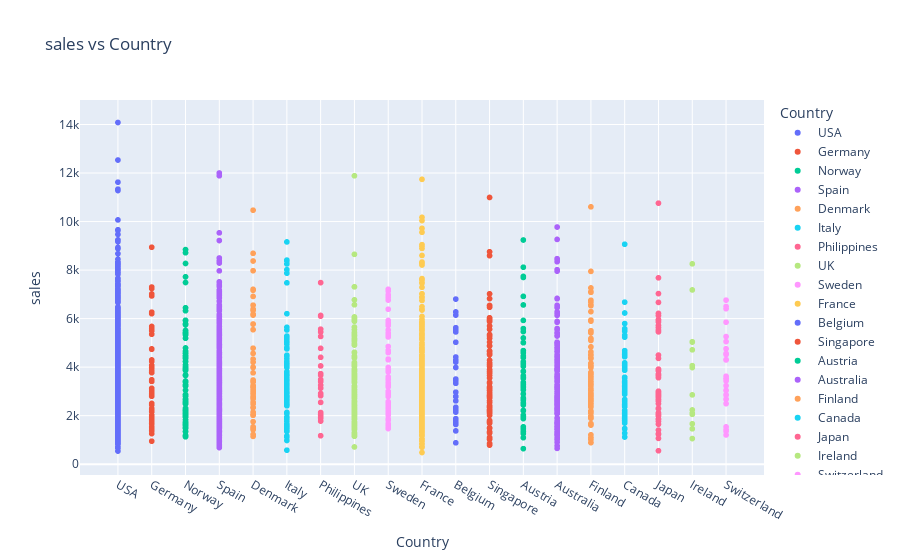

The code cell stored with this chart in its notebook:
### Code cell
import plotly.express as px

# Create a scatter plot with 'country' as the color grouping
fig = px.scatter(
    df,
    x='country', 
    y='sales',
    title="sales vs Country",
    labels={'country': 'Country', 'sales': 'sales'},
    color='country'  # This assigns different colors to each country
)

# Show the interactive plot
fig.show()

### Figure 1 — Plotly figure (JSON) as saved in the notebook; plotly's stock layout.template omitted (floating-point values rounded to 4 significant figures; data arrays with more than 128 entries replaced by an {"elided": "..."} marker saying what was removed)
{"data": [{"hovertemplate": "Country=%{x}<br>sales=%{y}<extra></extra>", "legendgroup": "USA", "marker": {"color": "#636efa", "symbol": "circle"}, "mode": "markers", "name": "USA", "showlegend": true, "type": "scattergl", "x": {"elided": "1004 str values"}, "xaxis": "x", "y": {"elided": "1004 float values"}, "yaxis": "y"}, {"hovertemplate": "Country=%{x}<br>sales=%{y}<extra></extra>", "legendgroup": "Germany", "marker": {"color": "#EF553B", "symbol": "circle"}, "mode": "markers", "name": "Germany", "showlegend": true, "type": "scattergl", "x": ["Germany", "Germany", "Germany", "Germany", "Germany", "Germany", "Germany", "Germany", "Germany", "Germany", "Germany", "Germany", "Germany", "Germany", "Germany", "Germany", "Germany", "Germany", "Germany", "Germany", "Germany", "Germany", "Germany", "Germany", "Germany", "Germany", "Germany", "Germany", "Germany", "Germany", "Germany", "Germany", "Germany", "Germany", "Germany", "Germany", "Germany", "Germany", "Germany", "Germany", "Germany", "Germany", "Germany", "Germany", "Germany", "Germany", "Germany", "Germany", "Germany", "Germany", "Germany", "Germany", "Germany", "Germany", "Germany", "Germany", "Germany", "Germany", "Germany", "Germany", "Germany", "Germany"], "xaxis": "x", "y": [3773.0, 2473.0, 1404, 3782, 3788.0, 2808.0, 3985.0, 1822.0, 5522.0, 1685.0, 3786.0, 3861.0, 5590, 2880.0, 3841.0, 1939.0, 3415.0, 3416.0, 2917.0, 4238.0, 3128.0, 7016.0, 2242.0, 7238.0, 2801.0, 4737.0, 1956.0, 3975.0, 7301.0, 1259.0, 4297.0, 1778.0, 2441.0, 4071.0, 2293.0, 5677.0, 1496.0, 1672.0, 949.0, 3478.0, 1863.0, 2023.0, 1697.0, 3448.0, 6232.0, 8941.0, 1383.0, 5498.0, 1833.0, 2505.0, 3100.0, 2164.0, 6935.0, 3989.0, 6266.0, 2171.0, 4753.0, 5357.0, 2820.0, 1550.0, 6203.0, 3012.0], "yaxis": "y"}, {"hovertemplate": "Country=%{x}<br>sales=%{y}<extra></extra>", "legendgroup": "Norway", "marker": {"color": "#00cc96", "symbol": "circle"}, "mode": "markers", "name": "Norway", "showlegend": true, "type": "scattergl", "x": ["Norway", "Norway", "Norway", "Norway", "Norway", "Norway", "Norway", "Norway", "Norway", "Norway", "Norway", "Norway", "Norway", "Norway", "Norway", "Norway", "Norway", "Norway", "Norway", "Norway", "Norway", "Norway", "Norway", "Norway", "Norway", "Norway", "Norway", "Norway", "Norway", "Norway", "Norway", "Norway", "Norway", "Norway", "Norway", "Norway", "Norway", "Norway", "Norway", "Norway", "Norway", "Norway", "Norway", "Norway", "Norway", "Norway", "Norway", "Norway", "Norway", "Norway", "Norway", "Norway", "Norway", "Norway", "Norway", "Norway", "Norway", "Norway", "Norway", "Norway", "Norway", "Norway", "Norway", "Norway", "Norway", "Norway", "Norway", "Norway", "Norway", "Norway", "Norway", "Norway", "Norway", "Norway", "Norway", "Norway", "Norway", "Norway", "Norway", "Norway", "Norway", "Norway", "Norway", "Norway", "Norway"], "xaxis": "x", "y": [3680.0, 1190.0, 3224.0, 5398.0, 4228.0, 4461.0, 3403.0, 3395.0, 1939.0, 3920, 5405.0, 2243.0, 2540.0, 2011.0, 2873, 4792.0, 1945.0, 2120.0, 1129.0, 3425.0, 3223.0, 6447.0, 7488.0, 5918.0, 4012.0, 1649.0, 7724.0, 1475.0, 1830.0, 5436.0, 3885.0, 5785.0, 3286.0, 5418.0, 6325.0, 1579.0, 3862.0, 1626.0, 4477.0, 2861.0, 1507.0, 5411.0, 1628, 3395.0, 2485.0, 5512.0, 2536.0, 8715.0, 3661.0, 2093.0, 3656, 4351.0, 3957.0, 2226.0, 1491, 2311.0, 4093, 1714.0, 1995.0, 1740, 4577.0, 2061.0, 1175.0, 5748.0, 2220.0, 2795.0, 1346.0, 4568.0, 8272.0, 2177.0, 2483.0, 1346.0, 4235, 4660.0, 4394.0, 2651.0, 2584.0, 5377.0, 8844.0, 5190.0, 5326.0, 3052.0, 5933.0, 2688, 1659.0], "yaxis": "y"}, {"hovertemplate": "Country=%{x}<br>sales=%{y}<extra></extra>", "legendgroup": "Spain", "marker": {"color": "#ab63fa", "symbol": "circle"}, "mode": "markers", "name": "Spain", "showlegend": true, "type": "scattergl", "x": {"elided": "342 str values"}, "xaxis": "x", "y": {"elided": "342 float values"}, "yaxis": "y"}, {"hovertemplate": "Country=%{x}<br>sales=%{y}<extra></extra>", "legendgroup": "Denmark", "marker": {"color": "#FFA15A", "symbol": "circle"}, "mode": "markers", "name": "Denmark", "showlegend": true, "type": "scattergl", "x": ["Denmark", "Denmark", "Denmark", "Denmark", "Denmark", "Denmark", "Denmark", "Denmark", "Denmark", "Denmark", "Denmark", "Denmark", "Denmark", "Denmark", "Denmark", "Denmark", "Denmark", "Denmark", "Denmark", "Denmark", "Denmark", "Denmark", "Denmark", "Denmark", "Denmark", "Denmark", "Denmark", "Denmark", "Denmark", "Denmark", "Denmark", "Denmark", "Denmark", "Denmark", "Denmark", "Denmark", "Denmark", "Denmark", "Denmark", "Denmark", "Denmark", "Denmark", "Denmark", "Denmark", "Denmark", "Denmark", "Denmark", "Denmark", "Denmark", "Denmark", "Denmark", "Denmark", "Denmark", "Denmark", "Denmark", "Denmark", "Denmark", "Denmark", "Denmark", "Denmark", "Denmark", "Denmark", "Denmark"], "xaxis": "x", "y": [3984.0, 7208, 2039.0, 3194.0, 2897.0, 3164.0, 2556.0, 1420.0, 6341.0, 3382.0, 3065.0, 2034.0, 4330.0, 4566.0, 8690.0, 2014.0, 2760.0, 2145.0, 1541, 2692.0, 3148.0, 1227.0, 6154.0, 3188.0, 5544, 6145.0, 3765.0, 3167.0, 2935.0, 5775.0, 1484.0, 6554.0, 3000.0, 2063.0, 6351.0, 1501.0, 3249.0, 2732.0, 1753.0, 2482.0, 6914.0, 7975.0, 6394.0, 2337.0, 4207.0, 2327.0, 4000.0, 2340.0, 3403.0, 5776.0, 6186.0, 1448.0, 2023.0, 3440, 3205.0, 3209.0, 1146.0, 2805.0, 3469.0, 4782.0, 10470.0, 7169.0, 8375.0], "yaxis": "y"}, {"hovertemplate": "Country=%{x}<br>sales=%{y}<extra></extra>", "legendgroup": "Italy", "marker": {"color": "#19d3f3", "symbol": "circle"}, "mode": "markers", "name": "Italy", "showlegend": true, "type": "scattergl", "x": ["Italy", "Italy", "Italy", "Italy", "Italy", "Italy", "Italy", "Italy", "Italy", "Italy", "Italy", "Italy", "Italy", "Italy", "Italy", "Italy", "Italy", "Italy", "Italy", "Italy", "Italy", "Italy", "Italy", "Italy", "Italy", "Italy", "Italy", "Italy", "Italy", "Italy", "Italy", "Italy", "Italy", "Italy", "Italy", "Italy", "Italy", "Italy", "Italy", "Italy", "Italy", "Italy", "Italy", "Italy", "Italy", "Italy", "Italy", "Italy", "Italy", "Italy", "Italy", "Italy", "Italy", "Italy", "Italy", "Italy", "Italy", "Italy", "Italy", "Italy", "Italy", "Italy", "Italy", "Italy", "Italy", "Italy", "Italy", "Italy", "Italy", "Italy", "Italy", "Italy", "Italy", "Italy", "Italy", "Italy", "Italy", "Italy", "Italy", "Italy", "Italy", "Italy", "Italy", "Italy", "Italy", "Italy", "Italy", "Italy", "Italy", "Italy", "Italy", "Italy", "Italy", "Italy", "Italy", "Italy", "Italy", "Italy", "Italy", "Italy", "Italy", "Italy", "Italy", "Italy", "Italy", "Italy", "Italy", "Italy", "Italy", "Italy", "Italy", "Italy", "Italy"], "xaxis": "x", "y": [3987.0, 3073.0, 1658.0, 2482.0, 2406.0, 1566.0, 3313.0, 3274.0, 3763.0, 2949.0, 3242.0, 5279.0, 3659.0, 1631.0, 2527.0, 3177.0, 4775.0, 3421.0, 2759.0, 1504.0, 2571.0, 2762.0, 2122.0, 5036.0, 3453.0, 1113.0, 977.4, 4493.0, 1163.0, 1495.0, 3509.0, 1585.0, 2807.0, 2728.0, 7872.0, 7474.0, 8379.0, 2449.0, 5532.0, 1408, 2916.0, 1857.0, 3115.0, 3668.0, 1352.0, 5197.0, 2825.0, 5035.0, 6203.0, 2527.0, 4813.0, 1374.0, 2932.0, 2465.0, 4468.0, 2455.0, 2935.0, 9160.0, 2681.0, 2800.0, 8015.0, 5126.0, 3006.0, 2955.0, 1657.0, 3474.0, 1557.0, 5240.0, 4455, 2137.0, 577.6, 4751.0, 1381.0, 1574, 3669.0, 3704.0, 1922.0, 2942.0, 4946.0, 2819.0, 2085.0, 2418.0, 8253, 8412.0, 4242.0, 2828.0, 1460.0, 2675.0, 2617.0, 1948.0, 3815.0, 1766.0, 2762.0, 4157.0, 4022.0, 4072.0, 3349.0, 2112, 4114.0, 2803.0, 4765.0, 5643.0, 1483.0, 3582.0, 4166.0, 1592.0, 1921.0, 2101.0, 2621.0, 2457.0, 2674.0, 1351.0, 4352.0], "yaxis": "y"}, {"hovertemplate": "Country=%{x}<br>sales=%{y}<extra></extra>", "legendgroup": "Philippines", "marker": {"color": "#FF6692", "symbol": "circle"}, "mode": "markers", "name": "Philippines", "showlegend": true, "type": "scattergl", "x": ["Philippines", "Philippines", "Philippines", "Philippines", "Philippines", "Philippines", "Philippines", "Philippines", "Philippines", "Philippines", "Philippines", "Philippines", "Philippines", "Philippines", "Philippines", "Philippines", "Philippines", "Philippines", "Philippines", "Philippines", "Philippines", "Philippines", "Philippines", "Philippines", "Philippines", "Philippines"], "xaxis": "x", "y": [5449.0, 3131.0, 3731.0, 6130.0, 1892.0, 5265.0, 3486.0, 4050.0, 1777.0, 2130.0, 5565.0, 2914.0, 1173.0, 2822.0, 2060.0, 3670.0, 4775.0, 2547.0, 2846.0, 7484.0, 3255.0, 1935.0, 3403.0, 2019.0, 4405.0, 6101], "yaxis": "y"}, {"hovertemplate": "Country=%{x}<br>sales=%{y}<extra></extra>", "legendgroup": "UK", "marker": {"color": "#B6E880", "symbol": "circle"}, "mode": "markers", "name": "UK", "showlegend": true, "type": "scattergl", "x": {"elided": "144 str values"}, "xaxis": "x", "y": {"elided": "144 float values"}, "yaxis": "y"}, {"hovertemplate": "Country=%{x}<br>sales=%{y}<extra></extra>", "legendgroup": "Sweden", "marker": {"color": "#FF97FF", "symbol": "circle"}, "mode": "markers", "name": "Sweden", "showlegend": true, "type": "scattergl", "x": ["Sweden", "Sweden", "Sweden", "Sweden", "Sweden", "Sweden", "Sweden", "Sweden", "Sweden", "Sweden", "Sweden", "Sweden", "Sweden", "Sweden", "Sweden", "Sweden", "Sweden", "Sweden", "Sweden", "Sweden", "Sweden", "Sweden", "Sweden", "Sweden", "Sweden", "Sweden", "Sweden", "Sweden", "Sweden", "Sweden", "Sweden", "Sweden", "Sweden", "Sweden", "Sweden", "Sweden", "Sweden", "Sweden", "Sweden", "Sweden", "Sweden", "Sweden", "Sweden", "Sweden", "Sweden", "Sweden", "Sweden", "Sweden", "Sweden", "Sweden", "Sweden", "Sweden", "Sweden", "Sweden", "Sweden", "Sweden", "Sweden"], "xaxis": "x", "y": [7209.0, 2540.0, 5764.0, 1467.0, 2020.0, 1668.0, 2940.0, 3600.0, 3364.0, 2432.0, 5924.0, 3225.0, 1593.0, 3240.0, 2813.0, 3003, 1846.0, 3812.0, 5398.0, 1501.0, 2179.0, 3856.0, 5289.0, 3257.0, 2296, 6388.0, 1503.0, 4688.0, 7136.0, 5714.0, 2866.0, 1872.0, 4850.0, 1592.0, 6876.0, 2790.0, 3491, 2340, 1845, 3520.0, 4333.0, 4300.0, 3808.0, 2087.0, 3188.0, 2879.0, 6763.0, 5528.0, 5815.0, 4598.0, 3989.0, 3882.0, 2575.0, 6981, 1810.0, 2529.0, 5244.0], "yaxis": "y"}, {"hovertemplate": "Country=%{x}<br>sales=%{y}<extra></extra>", "legendgroup": "France", "marker": {"color": "#FECB52", "symbol": "circle"}, "mode": "markers", "name": "France", "showlegend": true, "type": "scattergl", "x": {"elided": "314 str values"}, "xaxis": "x", "y": {"elided": "314 float values"}, "yaxis": "y"}, {"hovertemplate": "Country=%{x}<br>sales=%{y}<extra></extra>", "legendgroup": "Belgium", "marker": {"color": "#636efa", "symbol": "circle"}, "mode": "markers", "name": "Belgium", "showlegend": true, "type": "scattergl", "x": ["Belgium", "Belgium", "Belgium", "Belgium", "Belgium", "Belgium", "Belgium", "Belgium", "Belgium", "Belgium", "Belgium", "Belgium", "Belgium", "Belgium", "Belgium", "Belgium", "Belgium", "Belgium", "Belgium", "Belgium", "Belgium", "Belgium", "Belgium", "Belgium", "Belgium", "Belgium", "Belgium", "Belgium", "Belgium", "Belgium", "Belgium", "Belgium", "Belgium"], "xaxis": "x", "y": [1711.0, 1637.0, 6805.0, 3492.0, 4417.0, 2231, 1855.0, 4288.0, 3334.0, 3985.0, 3509.0, 2611.0, 2796.0, 1372.0, 3446, 2969.0, 1697.0, 2785.0, 2346.0, 5026.0, 2146.0, 5451.0, 5625.0, 5526.0, 2312.0, 6276.0, 6145.0, 4208.0, 881.4, 1781.0, 1665.0, 2209.0, 1875.0], "yaxis": "y"}, {"hovertemplate": "Country=%{x}<br>sales=%{y}<extra></extra>", "legendgroup": "Singapore", "marker": {"color": "#EF553B", "symbol": "circle"}, "mode": "markers", "name": "Singapore", "showlegend": true, "type": "scattergl", "x": ["Singapore", "Singapore", "Singapore", "Singapore", "Singapore", "Singapore", "Singapore", "Singapore", "Singapore", "Singapore", "Singapore", "Singapore", "Singapore", "Singapore", "Singapore", "Singapore", "Singapore", "Singapore", "Singapore", "Singapore", "Singapore", "Singapore", "Singapore", "Singapore", "Singapore", "Singapore", "Singapore", "Singapore", "Singapore", "Singapore", "Singapore", "Singapore", "Singapore", "Singapore", "Singapore", "Singapore", "Singapore", "Singapore", "Singapore", "Singapore", "Singapore", "Singapore", "Singapore", "Singapore", "Singapore", "Singapore", "Singapore", "Singapore", "Singapore", "Singapore", "Singapore", "Singapore", "Singapore", "Singapore", "Singapore", "Singapore", "Singapore", "Singapore", "Singapore", "Singapore", "Singapore", "Singapore", "Singapore", "Singapore", "Singapore", "Singapore", "Singapore", "Singapore", "Singapore", "Singapore", "Singapore", "Singapore", "Singapore", "Singapore", "Singapore", "Singapore", "Singapore", "Singapore", "Singapore"], "xaxis": "x", "y": [3754.0, 2184, 5190.0, 2241.0, 3551.0, 3028.0, 2012.0, 5938.0, 6034.0, 5912.0, 1033.0, 2781.0, 3191.0, 6467.0, 2104, 2851.0, 4100.0, 1283.0, 4641, 10990.0, 4285.0, 2804.0, 1499.0, 5344.0, 5559.0, 8595.0, 4880.0, 2538.0, 3338.0, 2351.0, 2385.0, 1734, 4556.0, 5033.0, 6826.0, 859.1, 2208.0, 5984.0, 8755.0, 4662.0, 2204.0, 3149.0, 2148.0, 2245.0, 7020.0, 4509.0, 2728, 2420.0, 1311.0, 3055.0, 5698.0, 6541.0, 1030.0, 1753.0, 3380.0, 3658.0, 5286.0, 1477.0, 3901.0, 4033.0, 4667.0, 3128.0, 1107.0, 3823.0, 1340.0, 1729, 5875.0, 2835.0, 1688.0, 6539.0, 2830.0, 2329.0, 2381.0, 4873.0, 2616, 2937.0, 4176.0, 1802.0, 785.6], "yaxis": "y"}, {"hovertemplate": "Country=%{x}<br>sales=%{y}<extra></extra>", "legendgroup": "Austria", "marker": {"color": "#00cc96", "symbol": "circle"}, "mode": "markers", "name": "Austria", "showlegend": true, "type": "scattergl", "x": ["Austria", "Austria", "Austria", "Austria", "Austria", "Austria", "Austria", "Austria", "Austria", "Austria", "Austria", "Austria", "Austria", "Austria", "Austria", "Austria", "Austria", "Austria", "Austria", "Austria", "Austria", "Austria", "Austria", "Austria", "Austria", "Austria", "Austria", "Austria", "Austria", "Austria", "Austria", "Austria", "Austria", "Austria", "Austria", "Austria", "Austria", "Austria", "Austria", "Austria", "Austria", "Austria", "Austria", "Austria", "Austria", "Austria", "Austria", "Austria", "Austria", "Austria", "Austria", "Austria", "Austria", "Austria", "Austria"], "xaxis": "x", "y": [1540.0, 1968.0, 6916.0, 2444.0, 1460.0, 1349.0, 2730.0, 2687.0, 1879.0, 3170.0, 5005.0, 2499.0, 3067.0, 1917.0, 2635.0, 3537.0, 5013.0, 3195.0, 2692.0, 6563.0, 1346.0, 3570.0, 3820.0, 1263.0, 4391.0, 5465.0, 2019.0, 4675.0, 4221.0, 3584.0, 4682.0, 2202.0, 3644.0, 3307.0, 4136, 8119.0, 7738.0, 3368.0, 4036.0, 2521.0, 2219.0, 5203.0, 7696.0, 5589.0, 4595.0, 4464.0, 5927.0, 640.0, 9240, 3273.0, 3833.0, 1092.0, 2896.0, 1961.0, 3066.0], "yaxis": "y"}, {"hovertemplate": "Country=%{x}<br>sales=%{y}<extra></extra>", "legendgroup": "Australia", "marker": {"color": "#ab63fa", "symbol": "circle"}, "mode": "markers", "name": "Australia", "showlegend": true, "type": "scattergl", "x": {"elided": "185 str values"}, "xaxis": "x", "y": {"elided": "185 float values"}, "yaxis": "y"}, {"hovertemplate": "Country=%{x}<br>sales=%{y}<extra></extra>", "legendgroup": "Finland", "marker": {"color": "#FFA15A", "symbol": "circle"}, "mode": "markers", "name": "Finland", "showlegend": true, "type": "scattergl", "x": ["Finland", "Finland", "Finland", "Finland", "Finland", "Finland", "Finland", "Finland", "Finland", "Finland", "Finland", "Finland", "Finland", "Finland", "Finland", "Finland", "Finland", "Finland", "Finland", "Finland", "Finland", "Finland", "Finland", "Finland", "Finland", "Finland", "Finland", "Finland", "Finland", "Finland", "Finland", "Finland", "Finland", "Finland", "Finland", "Finland", "Finland", "Finland", "Finland", "Finland", "Finland", "Finland", "Finland", "Finland", "Finland", "Finland", "Finland", "Finland", "Finland", "Finland", "Finland", "Finland", "Finland", "Finland", "Finland", "Finland", "Finland", "Finland", "Finland", "Finland", "Finland", "Finland", "Finland", "Finland", "Finland", "Finland", "Finland", "Finland", "Finland", "Finland", "Finland", "Finland", "Finland", "Finland", "Finland", "Finland", "Finland", "Finland", "Finland", "Finland", "Finland", "Finland", "Finland", "Finland", "Finland", "Finland", "Finland", "Finland", "Finland", "Finland", "Finland", "Finland"], "xaxis": "x", "y": [3785.0, 1087.0, 5500.0, 5939.0, 2140.0, 891.0, 1104.0, 6288.0, 4836.0, 3220.0, 7111.0, 3328.0, 1209.0, 2618.0, 5413.0, 3734.0, 5099.0, 2702.0, 3069.0, 3715.0, 2353.0, 3778.0, 3393.0, 6531.0, 1670.0, 1900.0, 1671.0, 2926.0, 3623.0, 3482.0, 2513.0, 4526.0, 7083.0, 891.2, 4480.0, 3400.0, 1959.0, 4158.0, 10610.0, 4381.0, 3129.0, 6756, 1988.0, 2587.0, 7947.0, 2182.0, 1014.0, 3544.0, 2194.0, 4382.0, 4157.0, 2597.0, 5456.0, 6683.0, 2932.0, 6576.0, 2818.0, 3289.0, 2775.0, 4069.0, 3687.0, 3596.0, 5154.0, 2774.0, 4143.0, 2852.0, 1629.0, 2633.0, 2448.0, 3979.0, 3276.0, 4046.0, 1611.0, 1908.0, 3024.0, 2677.0, 4026.0, 1624.0, 2394.0, 3036, 1892.0, 2847, 4628.0, 2701.0, 2884.0, 2503.0, 5182, 5895.0, 7265.0, 2101.0, 1628.0, 4353.0], "yaxis": "y"}, {"hovertemplate": "Country=%{x}<br>sales=%{y}<extra></extra>", "legendgroup": "Canada", "marker": {"color": "#19d3f3", "symbol": "circle"}, "mode": "markers", "name": "Canada", "showlegend": true, "type": "scattergl", "x": ["Canada", "Canada", "Canada", "Canada", "Canada", "Canada", "Canada", "Canada", "Canada", "Canada", "Canada", "Canada", "Canada", "Canada", "Canada", "Canada", "Canada", "Canada", "Canada", "Canada", "Canada", "Canada", "Canada", "Canada", "Canada", "Canada", "Canada", "Canada", "Canada", "Canada", "Canada", "Canada", "Canada", "Canada", "Canada", "Canada", "Canada", "Canada", "Canada", "Canada", "Canada", "Canada", "Canada", "Canada", "Canada", "Canada", "Canada", "Canada", "Canada", "Canada", "Canada", "Canada", "Canada", "Canada", "Canada", "Canada", "Canada", "Canada", "Canada", "Canada", "Canada", "Canada", "Canada", "Canada", "Canada", "Canada", "Canada", "Canada", "Canada", "Canada"], "xaxis": "x", "y": [4680.0, 4508, 5481.0, 1278.0, 3872.0, 2118.0, 4056.0, 1120.0, 3967.0, 9065.0, 3336.0, 3581.0, 1889.0, 3214.0, 2444.0, 4177.0, 2403.0, 1825.0, 3246.0, 2215.0, 2643.0, 1449.0, 2580.0, 2944, 3372.0, 2467.0, 1982.0, 3378.0, 3021.0, 2006.0, 2108, 2204.0, 4072.0, 1473.0, 4513.0, 1791.0, 2477.0, 1883.0, 5796.0, 2059.0, 2408.0, 2992, 3091.0, 3160.0, 3540.0, 1939.0, 3396.0, 1694.0, 5316.0, 3581.0, 1727.0, 3417.0, 4572.0, 5582.0, 1798.0, 2366.0, 6678, 2882.0, 2974.0, 1912.0, 2669.0, 2905.0, 4428.0, 5236.0, 3577.0, 1867.0, 6232, 2095.0, 3213, 4140.0], "yaxis": "y"}, {"hovertemplate": "Country=%{x}<br>sales=%{y}<extra></extra>", "legendgroup": "Japan", "marker": {"color": "#FF6692", "symbol": "circle"}, "mode": "markers", "name": "Japan", "showlegend": true, "type": "scattergl", "x": ["Japan", "Japan", "Japan", "Japan", "Japan", "Japan", "Japan", "Japan", "Japan", "Japan", "Japan", "Japan", "Japan", "Japan", "Japan", "Japan", "Japan", "Japan", "Japan", "Japan", "Japan", "Japan", "Japan", "Japan", "Japan", "Japan", "Japan", "Japan", "Japan", "Japan", "Japan", "Japan", "Japan", "Japan", "Japan", "Japan", "Japan", "Japan", "Japan", "Japan", "Japan", "Japan", "Japan", "Japan", "Japan", "Japan", "Japan", "Japan", "Japan", "Japan", "Japan", "Japan"], "xaxis": "x", "y": [6123.0, 3009.0, 1987.0, 1851, 3676.0, 2818, 3844, 2840, 2659.0, 2307.0, 1764.0, 1650.0, 2678.0, 2593.0, 2954.0, 2018.0, 5720.0, 5959.0, 5526.0, 5629.0, 3641.0, 1228.0, 6668.0, 1257.0, 5453, 7681.0, 1865.0, 2811.0, 2990.0, 2757.0, 2816.0, 2060.0, 1064.0, 2893, 3718.0, 2279.0, 4361.0, 6214.0, 10758, 2891.0, 3919.0, 2493.0, 5942.0, 4497.0, 3863.0, 5862, 2118.0, 7032.0, 3562.0, 3911.0, 1406.0, 554.0], "yaxis": "y"}, {"hovertemplate": "Country=%{x}<br>sales=%{y}<extra></extra>", "legendgroup": "Ireland", "marker": {"color": "#B6E880", "symbol": "circle"}, "mode": "markers", "name": "Ireland", "showlegend": true, "type": "scattergl", "x": ["Ireland", "Ireland", "Ireland", "Ireland", "Ireland", "Ireland", "Ireland", "Ireland", "Ireland", "Ireland", "Ireland", "Ireland", "Ireland", "Ireland", "Ireland", "Ireland"], "xaxis": "x", "y": [5045.0, 7181.0, 4714.0, 2056.0, 8258, 1056.0, 5033.0, 1458.0, 3983.0, 2096.0, 2857.0, 3986.0, 2070.0, 1666.0, 4062.0, 2234.0], "yaxis": "y"}, {"hovertemplate": "Country=%{x}<br>sales=%{y}<extra></extra>", "legendgroup": "Switzerland", "marker": {"color": "#FF97FF", "symbol": "circle"}, "mode": "markers", "name": "Switzerland", "showlegend": true, "type": "scattergl", "x": ["Switzerland", "Switzerland", "Switzerland", "Switzerland", "Switzerland", "Switzerland", "Switzerland", "Switzerland", "Switzerland", "Switzerland", "Switzerland", "Switzerland", "Switzerland", "Switzerland", "Switzerland", "Switzerland", "Switzerland", "Switzerland", "Switzerland", "Switzerland", "Switzerland", "Switzerland", "Switzerland", "Switzerland", "Switzerland", "Switzerland", "Switzerland", "Switzerland", "Switzerland", "Switzerland", "Switzerland"], "xaxis": "x", "y": [4529.0, 6408.0, 1538.0, 4550, 3040.0, 2684.0, 2496.0, 1205.0, 4518.0, 2864.0, 4564.0, 3541.0, 3235.0, 5260.0, 5053.0, 4311.0, 3516.0, 6499.0, 5853.0, 1427.0, 4297.0, 3625.0, 2675.0, 4756.0, 1359.0, 3432.0, 2847.0, 6762.0, 3043.0, 3525.0, 4300.0], "yaxis": "y"}], "layout": {"legend": {"title": {"text": "Country"}, "tracegroupgap": 0}, "title": {"text": "sales vs Country"}, "xaxis": {"anchor": "y", "categoryarray": ["USA", "Germany", "Norway", "Spain", "Denmark", "Italy", "Philippines", "UK", "Sweden", "France", "Belgium", "Singapore", "Austria", "Australia", "Finland", "Canada", "Japan", "Ireland", "Switzerland"], "categoryorder": "array", "domain": [0, 1], "title": {"text": "Country"}}, "yaxis": {"anchor": "x", "domain": [0, 1], "title": {"text": "sales"}}}}
